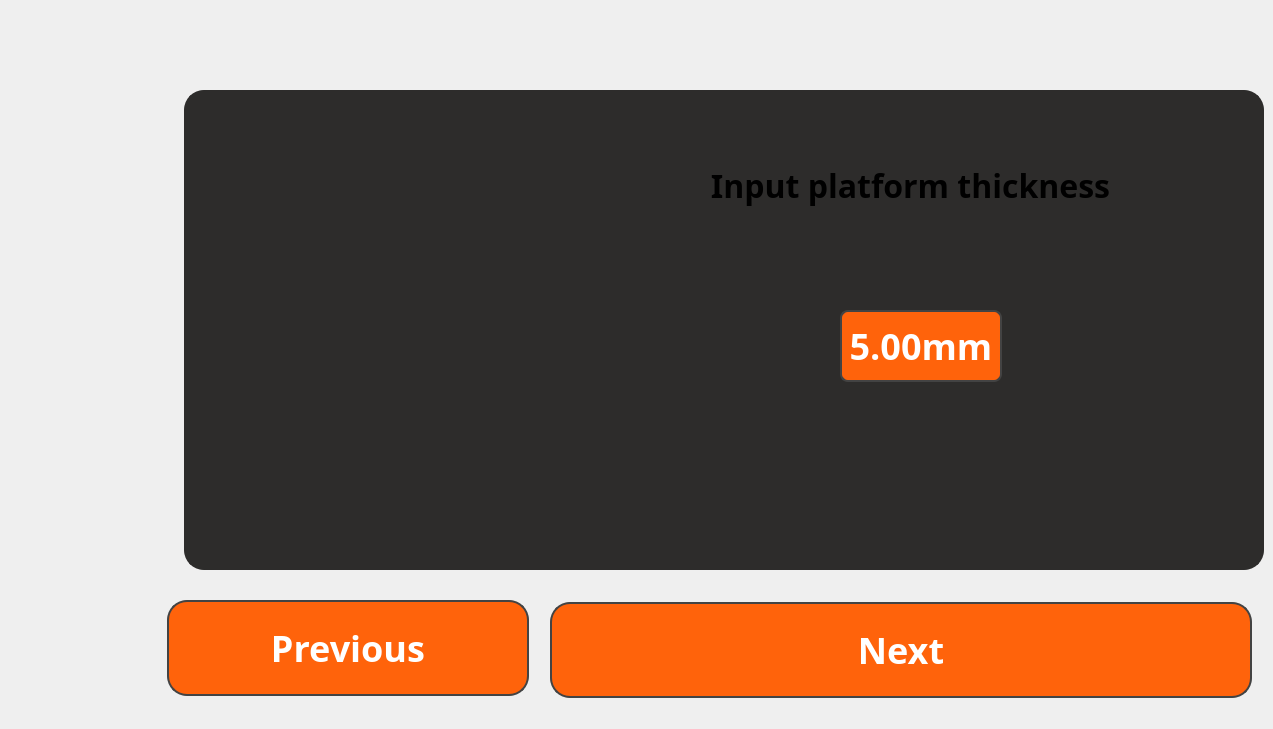
    <widget class="QWidget" name="page_PlatformCali_7">
     <property name="font">
      <font>
       <pointsize>16</pointsize>
       <weight>75</weight>
       <bold>true</bold>
      </font>
     </property>
     <widget class="QPushButton" name="pushButton_275">
      <property name="geometry">
       <rect>
        <x>550</x>
        <y>602</y>
        <width>702</width>
        <height>96</height>
       </rect>
      </property>
      <property name="font">
       <font>
        <family>Barlow</family>
        <pointsize>-1</pointsize>
        <weight>75</weight>
        <bold>true</bold>
       </font>
      </property>
      <property name="styleSheet">
       <string notr="true">QPushButton{
	outline:none;border-radius: 20px;
	background-color: rgb(255, 99, 11);
	color: rgba(255, 255, 255, 255);
	font-size: 36px;
	text-align: center;
	font-family: Barlow;
	border: 2px solid rgba(67, 67, 67, 255);font-weight: bold;
	font-family:Barlow;
}

QPushButton::pressed{
	outline:none;border-radius: 20px;
	background-color: rgb(245, 166, 35);
	color: rgba(255, 255, 255, 255);
	font-size: 36px;
	text-align: center;
	font-family: Barlow;
	border: 2px solid rgba(67, 67, 67, 255);font-weight: bold;
	font-family:Barlow;
}

QPushButton::disabled{
	outline:none;border-radius: 20px;
	background-color: rgb(33, 35, 38);
	color: rgba(255, 255, 255, 255);
	font-size: 36px;
	text-align: center;
	font-family: Barlow;
	border: 2px solid rgba(67, 67, 67, 255);font-weight: bold;
	font-family:Barlow;
}</string>
      </property>
      <property name="text">
       <string>Next</string>
      </property>
     </widget>
     <widget class="QPushButton" name="pushButton_276">
      <property name="geometry">
       <rect>
        <x>167</x>
        <y>600</y>
        <width>362</width>
        <height>96</height>
       </rect>
      </property>
      <property name="font">
       <font>
        <family>Barlow</family>
        <pointsize>-1</pointsize>
        <weight>75</weight>
        <bold>true</bold>
       </font>
      </property>
      <property name="styleSheet">
       <string notr="true">QPushButton{
	outline:none;border-radius: 20px;
	background-color: rgb(255, 99, 11);
	color: rgba(255, 255, 255, 255);
	font-size: 36px;
	text-align: center;
	font-family: Barlow;
	border: 2px solid rgba(67, 67, 67, 255);font-weight: bold;
	font-family:Barlow;
}

QPushButton::pressed{
	outline:none;border-radius: 20px;
	background-color: rgb(245, 166, 35);
	color: rgba(255, 255, 255, 255);
	font-size: 36px;
	text-align: center;
	font-family: Barlow;
	border: 2px solid rgba(67, 67, 67, 255);font-weight: bold;
	font-family:Barlow;
}

QPushButton::disabled{
	outline:none;border-radius: 20px;
	background-color: rgb(33, 35, 38);
	color: rgba(255, 255, 255, 255);
	font-size: 36px;
	text-align: center;
	font-family: Barlow;
	border: 2px solid rgba(67, 67, 67, 255);font-weight: bold;
	font-family:Barlow;
}</string>
      </property>
      <property name="text">
       <string>Previous</string>
      </property>
     </widget>
     <widget class="QLabel" name="label_117">
      <property name="geometry">
       <rect>
        <x>184</x>
        <y>90</y>
        <width>1080</width>
        <height>480</height>
       </rect>
      </property>
      <property name="styleSheet">
       <string notr="true">color: rgba(16, 16, 16, 255);
font-size: 28px;
text-align: left;
font-family: Roboto;
background-color: rgb(45, 44, 43);
border: 2px solid rgba(45, 44, 43, 255);
border-radius: 20px;</string>
      </property>
      <property name="text">
       <string>&lt;html&gt;&lt;head/&gt;&lt;body&gt;&lt;p align=&quot;right&quot;&gt;&lt;br/&gt;&lt;/p&gt;&lt;/body&gt;&lt;/html&gt;</string>
      </property>
     </widget>
     <widget class="QLabel" name="label_131">
      <property name="geometry">
       <rect>
        <x>170</x>
        <y>110</y>
        <width>380</width>
        <height>380</height>
       </rect>
      </property>
      <property name="styleSheet">
       <string notr="true">border-image: url(:/image/platform_1.png);</string>
      </property>
      <property name="text">
       <string/>
      </property>
     </widget>
     <widget class="QPushButton" name="pushButton_277">
      <property name="geometry">
       <rect>
        <x>0</x>
        <y>0</y>
        <width>160</width>
        <height>180</height>
       </rect>
      </property>
      <property name="styleSheet">
       <string notr="true">outline:none;image: url(:/image/PrintInactive.png);border:none;</string>
      </property>
      <property name="text">
       <string/>
      </property>
     </widget>
     <widget class="QPushButton" name="pushButton_278">
      <property name="geometry">
       <rect>
        <x>0</x>
        <y>360</y>
        <width>160</width>
        <height>180</height>
       </rect>
      </property>
      <property name="styleSheet">
       <string notr="true">outline:none;image: url(:/image/ToolsActive(2).png);border:none;</string>
      </property>
      <property name="text">
       <string/>
      </property>
     </widget>
     <widget class="QPushButton" name="pushButton_279">
      <property name="geometry">
       <rect>
        <x>0</x>
        <y>540</y>
        <width>160</width>
        <height>180</height>
       </rect>
      </property>
      <property name="styleSheet">
       <string notr="true">outline:none;image: url(:/image/AboutInactive.png);border:none;</string>
      </property>
      <property name="text">
       <string/>
      </property>
     </widget>
     <widget class="QPushButton" name="pushButton_280">
      <property name="geometry">
       <rect>
        <x>0</x>
        <y>180</y>
        <width>160</width>
        <height>180</height>
       </rect>
      </property>
      <property name="styleSheet">
       <string notr="true">outline:none;image: url(:/image/FilamentInactive.png);border:none;</string>
      </property>
      <property name="text">
       <string/>
      </property>
     </widget>
     <widget class="QLabel" name="label_2">
      <property name="geometry">
       <rect>
        <x>580</x>
        <y>130</y>
        <width>661</width>
        <height>111</height>
       </rect>
      </property>
      <property name="font">
       <font>
        <family>Barlow</family>
        <pointsize>-1</pointsize>
        <weight>75</weight>
        <bold>true</bold>
       </font>
      </property>
      <property name="styleSheet">
       <string notr="true">background-color: transparent;
color: &quot;#ffffff&quot;;
font-family: Barlow;
font-size: 32px;</string>
      </property>
      <property name="text">
       <string>Input platform thickness</string>
      </property>
      <property name="alignment">
       <set>Qt::AlignCenter</set>
      </property>
     </widget>
     <widget class="QPushButton" name="btnSetPlatformThickness">
      <property name="geometry">
       <rect>
        <x>840</x>
        <y>310</y>
        <width>162</width>
        <height>72</height>
       </rect>
      </property>
      <property name="font">
       <font>
        <family>Barlow</family>
        <pointsize>-1</pointsize>
        <weight>75</weight>
        <bold>true</bold>
       </font>
      </property>
      <property name="styleSheet">
       <string notr="true">QPushButton{
	outline:none;border-radius: 8px;
	background-color: rgb(255, 99, 11);
	color: rgba(255, 255, 255, 255);
	font-size: 36px;
	text-align: center;
	font-family: Barlow;
	border: 2px solid rgba(67, 67, 67, 255);font-weight: bold;
}

QPushButton::pressed{
	outline:none;border-radius: 8px;
	background-color: rgb(245, 166, 35);
	color: rgba(255, 255, 255, 255);
	font-size: 36px;
	text-align: center;
	font-family: Barlow;
	border: 2px solid rgba(67, 67, 67, 255);font-weight: bold;
}

QPushButton::disabled{
	outline:none;border-radius: 820px;
	background-color: rgb(33, 35, 38);
	color: rgba(255, 255, 255, 255);
	font-size: 36px;
	text-align: center;
	font-family: Barlow;
	border: 2px solid rgba(67, 67, 67, 255);font-weight: bold;
}</string>
      </property>
      <property name="text">
       <string>5.00mm</string>
      </property>
     </widget>
    </widget>
